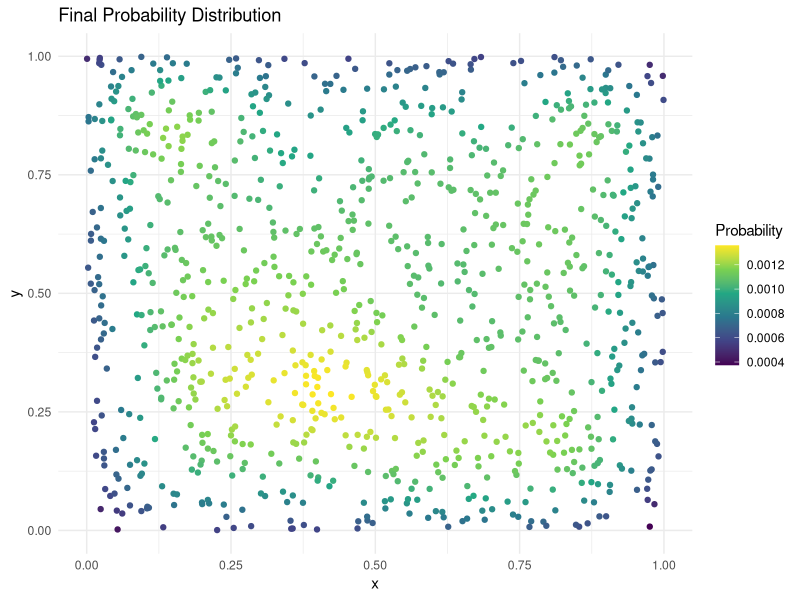

Generate this figure with R:
## ---- chunk 1
#| label: simulate_pi
simulate_pi <- function(n = 5e6) {
  inside <- 0
  for (i in 1:n) {
    x <- runif(1, -1, 1)
    y <- runif(1, -1, 1)
    if (x^2 + y^2 <= 1) inside <- inside + 1
  }
  4 * inside / n
}

set.seed(1)
simulate_pi(1e5) # Smaller value to render quicker
## ---- chunk 2
#| label: simulate_pi2
simulate_pi2 <- function(n = 5e6) {

  points <- runif(n * 2, -1, 1) |> 
    matrix(ncol = 2)

  mean(rowSums(points^2) <= 1) * 4
}

microbenchmark::microbenchmark(
  simulate_pi(10000),
  simulate_pi2(10000),
  unit = "relative"
)
## ---- chunk 3
#| label: make_kernel
#| cache: true
make_kernel <- function(coords, bandwidth) {
  d <- as.matrix(dist(coords))
  K <- exp(-(d / bandwidth)^2)
  K / rowSums(K)
}

simulate_spread <- function(coords, p0, nsteps = 300, bandwidth = 0.15) {
  p <- p0
  for (s in seq_len(nsteps)) {
    K <- make_kernel(coords, bandwidth)
    p <- as.vector(p %*% K)
    p <- p / sum(p)
  }
  p
}

set.seed(2)
k <- 1000
coords <- cbind(runif(k), runif(k))
p0 <- rep(1 / k, k)

p_final <- simulate_spread(coords, p0)
summary(p_final)
## ---- chunk 4
#| label: plot_spread
library(ggplot2)
df <- data.frame(x = coords[, 1], y = coords[, 2], p = p_final)
ggplot(df, aes(x = x, y = y, color = p)) +
  geom_point() +
  scale_color_viridis_c() +
  theme_minimal() +
  labs(title = "Final Probability Distribution", color = "Probability")
## ---- chunk 5
#| label: profvis_spread
#| cache: true
make_kernel <- function(coords, bandwidth) {
  d <- as.matrix(dist(coords))
  K <- exp(-(d / bandwidth)^2)
  K / rowSums(K)
}

simulate_spread2 <- function(coords, p0, nsteps = 300, bandwidth = 0.15) {
  p <- p0
  K <- make_kernel(coords, bandwidth) # Moving the kernel outside
  for (s in seq_len(nsteps)) {
    p <- as.vector(p %*% K)
    p <- p / sum(p)
  }
  p
}

microbenchmark::microbenchmark(
  simulate_spread(coords, p0, nsteps = 50),
  simulate_spread2(coords, p0, nsteps = 50),
  unit = "relative",
  times = 10
)
